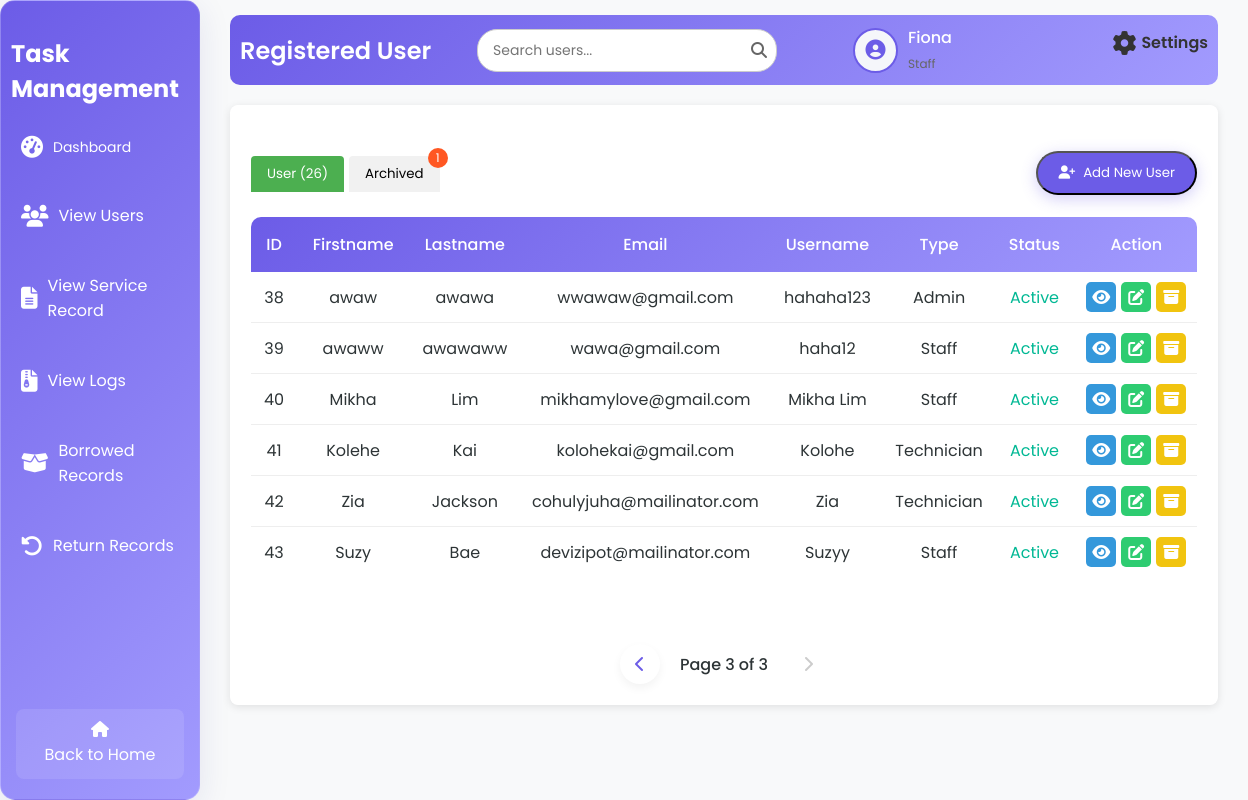
The page /viewU.php?tab=active&page=3 (signed in) on the database as committed earlier.
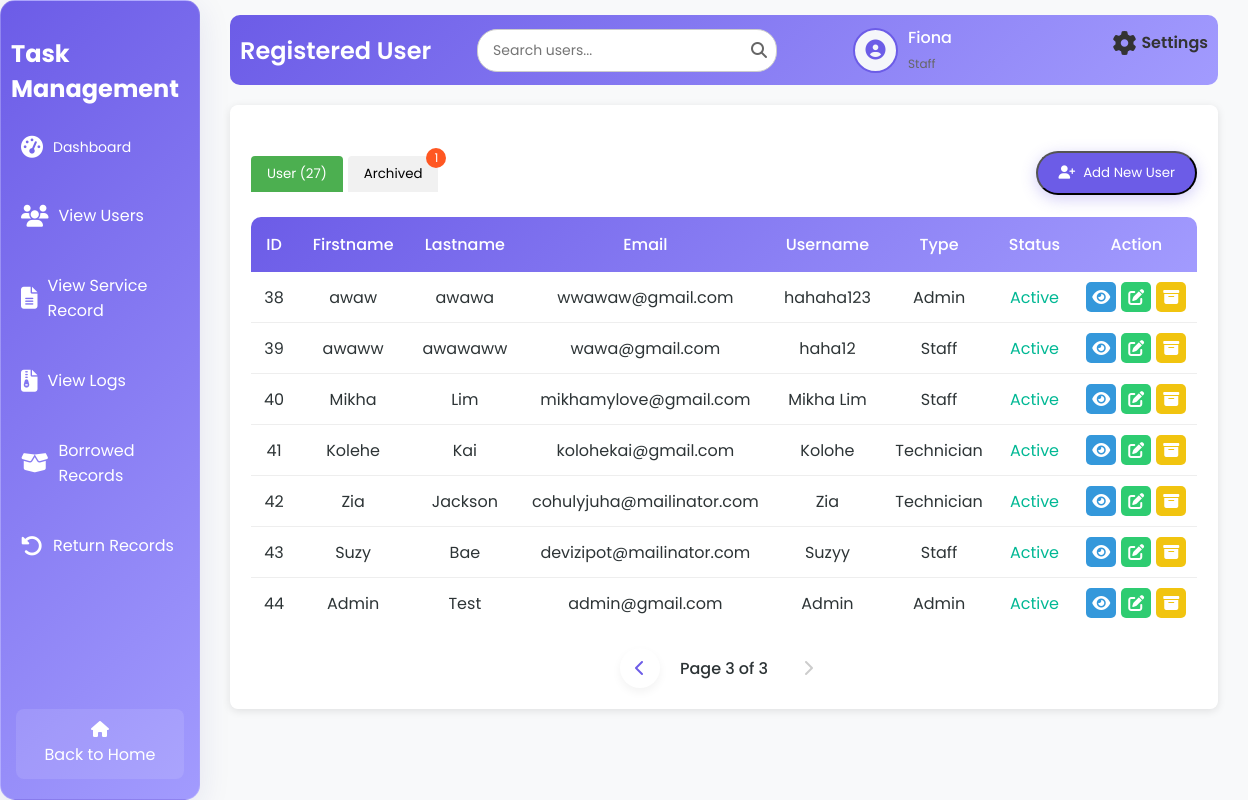
The same page on the database as committed later.
### tables this page shows
CREATE TABLE `tbl_user` (
  `u_id` int(50) NOT NULL,
  `u_fname` varchar(200) NOT NULL,
  `u_lname` varchar(200) NOT NULL,
  `u_email` varchar(200) NOT NULL,
  `u_username` varchar(200) NOT NULL,
  `u_password` varchar(200) NOT NULL,
  `u_type` varchar(200) NOT NULL,
  `u_status` varchar(200) NOT NULL
);

### viewU.php (the view, shortened to what the changed rows need)
<?php
include 'db.php';
if ($conn) {
    $limit = 10;
    $page = isset($_GET['page']) ? (int)$_GET['page'] : 1;
    $offset = ($page - 1) * $limit;
    $countQuery = "SELECT COUNT(*) as total FROM tbl_user WHERE u_status IN ('active', 'pending')";
    $countResult = $conn->query($countQuery);
    $totalUsers = $countResult->fetch_assoc()['total'];
    $sql = "SELECT u_id, u_fname, u_lname, u_email, u_username, u_type, u_status FROM tbl_user WHERE u_status IN ('active', 'pending') LIMIT ?, ?";
    $stmt = $conn->prepare($sql);
    $stmt->bind_param("ii", $offset, $limit);
    $stmt->execute();
    $activeAndPendingUsers = $stmt->get_result();
    $archivedCountQuery = "SELECT COUNT(*) as total FROM tbl_archive";
    $archivedCountResult = $conn->query($archivedCountQuery);
    $totalArchived = $archivedCountResult->fetch_assoc()['total'];
} else {
    echo "Database connection failed.";
    exit();
}
?>
<!DOCTYPE html>
<html lang="en">
<head>
    <link rel="stylesheet" href="views.css">
    <link rel="stylesheet" href="https://cdnjs.cloudflare.com/ajax/libs/font-awesome/6.6.0/css/all.min.css" />
</head>
<body>
<div class="wrapper">
    <div class="sidebar glass-container">
        <h2>Task Management</h2>
    </div>
    <div class="container">
        <div class="upper">
            <h1>Registered User</h1>
        </div>
        <div class="table-box glass-container">
            <div class="tab-buttons">
                <button class="tab-btn active" onclick="showTab('active')">User (<?php echo $totalUsers; ?>)</button>
                <button class="tab-btn" onclick="showTab('archived')">
                    Archived
                    <?php if ($totalArchived > 0): ?>
                        <span class="tab-badge"><?php echo $totalArchived; ?></span>
                    <?php endif; ?>
                </button>
            </div>
            <div id="active-users-tab" class="active">
                <table id="active-users-table">
                    <thead>
                        <tr>
                            <th>ID</th>
                            <th>Firstname</th>
                            <th>Lastname</th>
                            <th>Email</th>
                            <th>Username</th>
                            <th>Type</th>
                            <th>Status</th>
                            <th>Action</th>
                        </tr>
                    </thead>
                    <tbody>
                        <?php
                        if ($activeAndPendingUsers->num_rows > 0) {
                            while ($row = $activeAndPendingUsers->fetch_assoc()) {
                                echo "<tr>
                                        <td>{$row['u_id']}</td>
                                        <td>{$row['u_fname']}</td>
                                        <td>{$row['u_lname']}</td>
                                        <td>{$row['u_email']}</td>
                                        <td>{$row['u_username']}</td>
                                        <td>" . ucfirst(strtolower($row['u_type'])) . "</td>
                                        <td class='status-" . strtolower($row['u_status']) . "'>" . ucfirst(strtolower($row['u_status'])) . "</td>
                                        <td class='action-buttons'>
                                            <a class='view-btn' onclick=\"showViewModal('{$row['u_id']}', '{$row['u_fname']}', '{$row['u_lname']}', '{$row['u_email']}', '{$row['u_username']}', '{$row['u_type']}', '{$row['u_status']}')\" title='View'><i class='fas fa-eye'></i></a>
                                           <a class='edit-btn' href='editU.php?id=" . htmlspecialchars($row['u_id'], ENT_QUOTES, 'UTF-8') . "' title='Edit'><i class='fas fa-edit'></i></a>
                                            <a class='archive-btn' onclick=\"showArchiveModal('{$row['u_id']}', '{$row['u_fname']} {$row['u_lname']}')\" title='Archive'><i class='fas fa-archive'></i></a>
                                        </td>
                                      </tr>";
                            }
                        } else {
                            echo "<tr><td colspan='8' style='text-align: center;'>No active or pending users found.</td></tr>";
                        }
                        ?>
                    </tbody>
                </table>
            </div>
        </div>
    </div>
</div>
</body>
</html>

Rows that differ between the two databases and show on the page:
added tbl_user: u_id "44", u_fname "Admin", u_lname "Test", u_email "admin@gmail.com", u_username "Admin", u_type "Admin", u_status "Active"
Other text that changed with them:
$totalUsers: "26" → "27"
